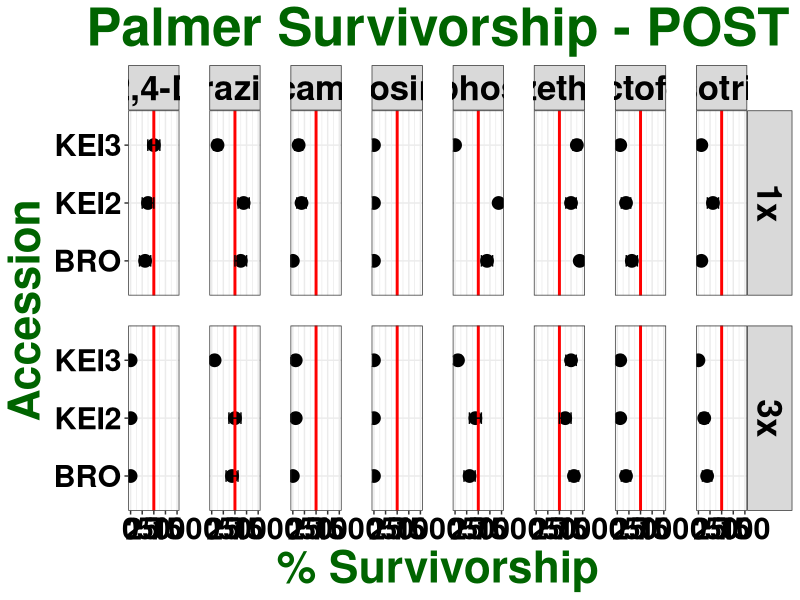

This figure's R source: (Note: this script raises an error after producing the figure.)
## ---- chunk 1

knitr::opts_chunk$set(echo = TRUE)
library(dplyr)
library(ggplot2)
library(ggpubr)

## ---- chunk 2

palmer <- read.csv("All POST_Reduction.csv")

str(palmer)

palmer$run <- as.factor(palmer$run)

palmer$pop <- as.factor(palmer$pop)

palmer$herb <- as.factor(palmer$herb)

palmer$rate <- as.factor(palmer$rate)

palmer$rep <- as.factor(palmer$rep)

str(palmer)

## ---- chunk 3

summary <- palmer %>% 
  group_by(pop, herb, rate) %>% 
  summarise(n = sum(!is.na(surv)), 
            mean = mean(surv, na.rm = TRUE), 
            sd = sd(surv, na.rm = TRUE),
            se = sd / sqrt(n),
            CI = qnorm(1- 0.05/2) * se)

summary$herb <- factor(summary$herb,
                       levels = c("2,4-D", "atrazine", "dicamba", "glufosinate", "glyphosate", "imazethapyr", "lactofen", "mesotrione"))

summary
            
## ---- chunk 4

ggplot(summary, aes(x = mean*100, y = pop)) + 
  geom_point(size = 4) + 
  geom_vline(xintercept = 50, size = 1, colour = "red") +
  geom_errorbar(aes(xmin = (mean*100) - (se*100), xmax = (mean*100) + (se*100), width = 0.2)) + 
  facet_grid(rate ~ herb, labeller = label_value) +
  labs(title = "Palmer Survivorship - POST", x = "% Survivorship", y = "Accession") + 
  theme_bw() + 
  theme (plot.title = element_text(face = "bold", hjust = 0.5, size = 38, colour = "darkgreen"), 
         axis.title = element_text(face = "bold", size = 32, colour = "darkgreen"), 
         axis.text = element_text(face = "bold", size = 22, colour = "black"),
         strip.text = element_text(face = "bold", size = 25, colour = "black"),
         panel.spacing = unit(1.5, "lines")) +
  ggsave("RAW SURV_POPxHERBxRATE.jpeg", units="in", width=30, height=7, dpi=600)


